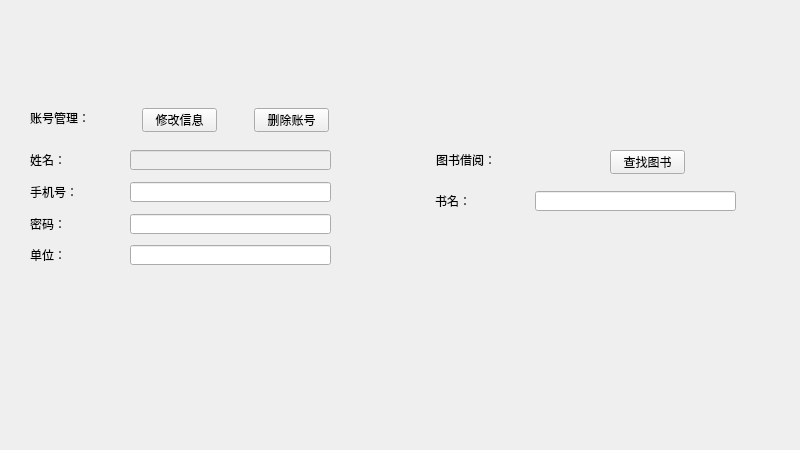
<?xml version="1.0" encoding="UTF-8"?>
<ui version="4.0">
 <class>Widget</class>
 <widget class="QWidget" name="Widget">
  <property name="geometry">
   <rect>
    <x>0</x>
    <y>0</y>
    <width>800</width>
    <height>450</height>
   </rect>
  </property>
  <property name="minimumSize">
   <size>
    <width>800</width>
    <height>450</height>
   </size>
  </property>
  <property name="maximumSize">
   <size>
    <width>800</width>
    <height>450</height>
   </size>
  </property>
  <property name="windowTitle">
   <string>Widget</string>
  </property>
  <widget class="QLabel" name="label_4">
   <property name="geometry">
    <rect>
     <x>30</x>
     <y>150</y>
     <width>71</width>
     <height>20</height>
    </rect>
   </property>
   <property name="text">
    <string>姓名：</string>
   </property>
  </widget>
  <widget class="QLineEdit" name="lineEdit_name">
   <property name="enabled">
    <bool>false</bool>
   </property>
   <property name="geometry">
    <rect>
     <x>130</x>
     <y>150</y>
     <width>201</width>
     <height>20</height>
    </rect>
   </property>
   <property name="placeholderText">
    <string/>
   </property>
  </widget>
  <widget class="QLabel" name="label_9">
   <property name="geometry">
    <rect>
     <x>30</x>
     <y>214</y>
     <width>71</width>
     <height>20</height>
    </rect>
   </property>
   <property name="text">
    <string>密码：</string>
   </property>
  </widget>
  <widget class="QLabel" name="label_10">
   <property name="geometry">
    <rect>
     <x>30</x>
     <y>245</y>
     <width>71</width>
     <height>20</height>
    </rect>
   </property>
   <property name="text">
    <string>单位：</string>
   </property>
  </widget>
  <widget class="QLineEdit" name="lineEdit_unit">
   <property name="geometry">
    <rect>
     <x>130</x>
     <y>245</y>
     <width>201</width>
     <height>20</height>
    </rect>
   </property>
   <property name="placeholderText">
    <string/>
   </property>
  </widget>
  <widget class="QPushButton" name="pushButton_edit">
   <property name="geometry">
    <rect>
     <x>142</x>
     <y>108</y>
     <width>75</width>
     <height>24</height>
    </rect>
   </property>
   <property name="text">
    <string>修改信息</string>
   </property>
  </widget>
  <widget class="QPushButton" name="pushButton_delete">
   <property name="geometry">
    <rect>
     <x>254</x>
     <y>108</y>
     <width>75</width>
     <height>24</height>
    </rect>
   </property>
   <property name="text">
    <string>删除账号</string>
   </property>
  </widget>
  <widget class="QLabel" name="label_5">
   <property name="geometry">
    <rect>
     <x>30</x>
     <y>182</y>
     <width>71</width>
     <height>20</height>
    </rect>
   </property>
   <property name="text">
    <string>手机号：</string>
   </property>
  </widget>
  <widget class="QLineEdit" name="lineEdit_password">
   <property name="geometry">
    <rect>
     <x>130</x>
     <y>214</y>
     <width>201</width>
     <height>20</height>
    </rect>
   </property>
   <property name="placeholderText">
    <string/>
   </property>
  </widget>
  <widget class="QLineEdit" name="lineEdit_tele">
   <property name="geometry">
    <rect>
     <x>130</x>
     <y>182</y>
     <width>201</width>
     <height>20</height>
    </rect>
   </property>
   <property name="placeholderText">
    <string/>
   </property>
  </widget>
  <widget class="QLabel" name="label_6">
   <property name="geometry">
    <rect>
     <x>30</x>
     <y>110</y>
     <width>84</width>
     <height>16</height>
    </rect>
   </property>
   <property name="text">
    <string>账号管理：</string>
   </property>
  </widget>
  <widget class="QLabel" name="label_7">
   <property name="geometry">
    <rect>
     <x>436</x>
     <y>152</y>
     <width>84</width>
     <height>16</height>
    </rect>
   </property>
   <property name="text">
    <string>图书借阅：</string>
   </property>
  </widget>
  <widget class="QLineEdit" name="lineEdit_book_name">
   <property name="geometry">
    <rect>
     <x>535</x>
     <y>191</y>
     <width>201</width>
     <height>20</height>
    </rect>
   </property>
   <property name="contextMenuPolicy">
    <enum>Qt::CustomContextMenu</enum>
   </property>
   <property name="placeholderText">
    <string/>
   </property>
  </widget>
  <widget class="QLabel" name="label_8">
   <property name="geometry">
    <rect>
     <x>435</x>
     <y>191</y>
     <width>71</width>
     <height>20</height>
    </rect>
   </property>
   <property name="text">
    <string>书名：</string>
   </property>
  </widget>
  <widget class="QPushButton" name="pushButton_book_find">
   <property name="geometry">
    <rect>
     <x>610</x>
     <y>150</y>
     <width>75</width>
     <height>24</height>
    </rect>
   </property>
   <property name="text">
    <string>查找图书</string>
   </property>
  </widget>
 </widget>
 <resources/>
 <connections/>
</ui>
